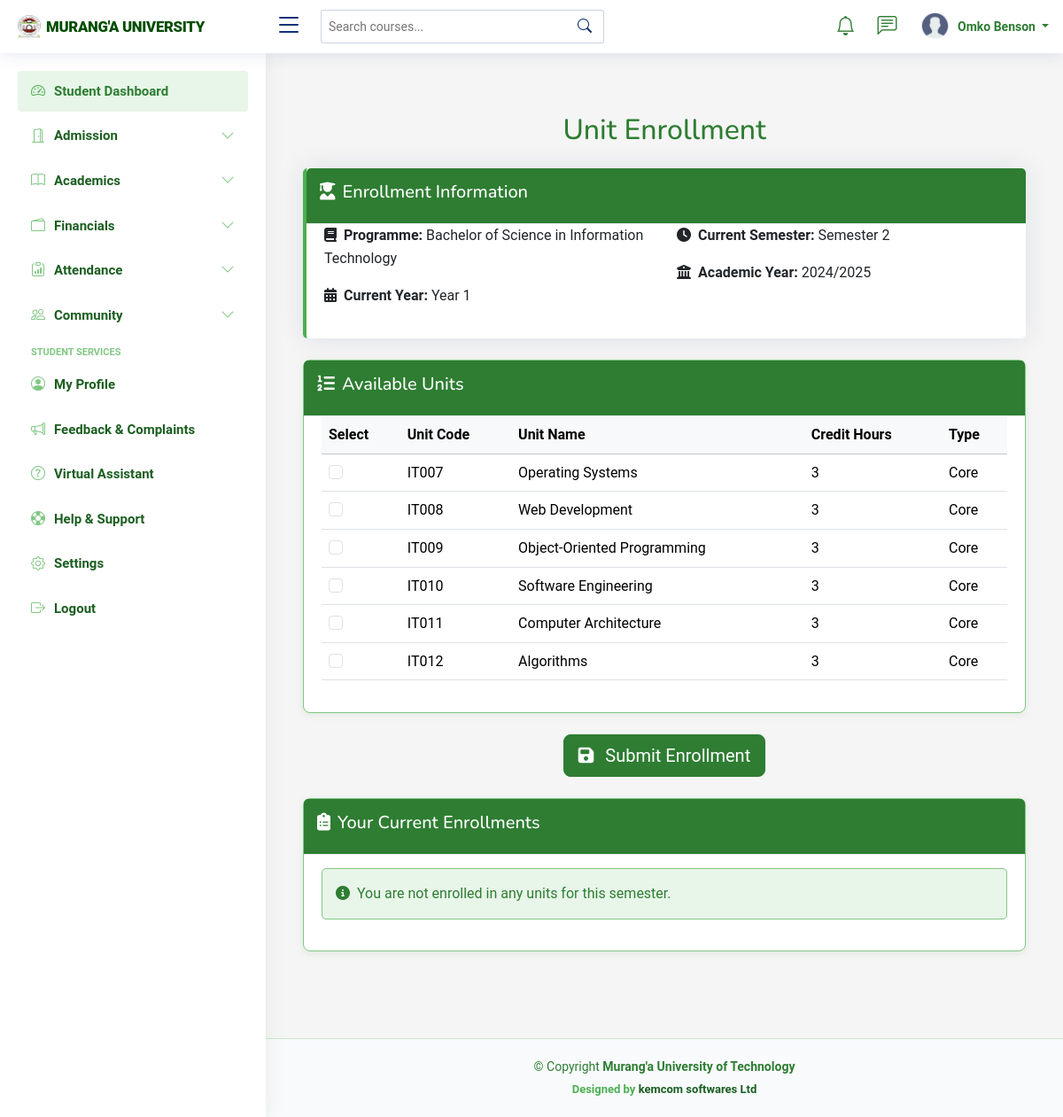
The page /enrollment/ (signed in) on the database its author committed.
### students_portal/models.py (models this page shows, shortened)
class User(AbstractUser):
    USER_TYPES = (
        ('student', 'Student'),
        ('lecturer', 'Lecturer'),
        ('admin', 'Administrator'),
        ('staff', 'Administrative Staff'),
        ('finance', 'Finance Officer'),
    )
    user_type = models.CharField(max_length=20, choices=USER_TYPES)
    is_verified = models.BooleanField(default=False)
    status = models.CharField(max_length=20, choices=[
        ('active', 'Active'),
        ('inactive', 'Inactive'),
        ('suspended', 'Suspended'),
    ], default='active')
    phone_number = models.CharField(max_length=15, blank=True, null=True)
    last_password_change = models.DateTimeField(default=timezone.now)
    password_reset_token = models.CharField(max_length=100, blank=True, null=True)
    password_reset_token_expiry = models.DateTimeField(blank=True, null=True)
    created_at = models.DateTimeField(auto_now_add=True)
    updated_at = models.DateTimeField(auto_now=True)

class Student(models.Model):
    registration_number = models.CharField(max_length=20, unique=True)
    first_name = models.CharField(max_length=100)
    last_name = models.CharField(max_length=100)
    middle_name = models.CharField(max_length=100, blank=True, null=True)
    id_number = models.CharField(max_length=20, blank=True, null=True)
    profile_picture = models.ImageField(upload_to='lecturer_profiles/', blank=True, null=True)
    programme = models.ForeignKey(Programme, on_delete=models.CASCADE, related_name='students')
    current_year = models.IntegerField()
    current_semester = models.IntegerField()
    date_of_admission = models.DateField()
    expected_graduation_date = models.DateField(blank=True, null=True)
    date_of_birth = models.DateField(blank=True, null=True)
    gender = models.CharField(max_length=10, choices=[
        ('M', 'Male'),
        ('F', 'Female'),
        ('O', 'Other')
    ], blank=True, null=True)
    email = models.EmailField(blank=True, null=True)
    phone_number = models.CharField(max_length=15, blank=True, null=True)
    religion = models.CharField(max_length=50, blank=True, null=True)
    county = models.CharField(max_length=50, blank=True, null=True)
    town = models.CharField(max_length=50, blank=True, null=True)
    postal_address = models.CharField(max_length=100, blank=True, null=True)
    postal_code = models.CharField(max_length=10, blank=True, null=True)
    parent_name = models.CharField(max_length=100, blank=True, null=True)
    parent_phone = models.CharField(max_length=15, blank=True, null=True)
    emergency_contact_name = models.CharField(max_length=100, blank=True, null=True)
    emergency_contact_relationship = models.CharField(max_length=50, blank=True, null=True)
    emergency_contact_phone = models.CharField(max_length=15, blank=True, null=True)
    is_active = models.BooleanField(default=True)
    status = models.CharField(max_length=20, choices=[
        ('active', 'Active'),
        ('inactive', 'Inactive'),
        ('graduated', 'Graduated'),
        ('deferred', 'Deferred'),
        ('suspended', 'Suspended'),
        ('transferred', 'Transferred'),
        ('withdrawn', 'Withdrawn')
    ], default='active')
    entry_mode = models.CharField(max_length=20, choices=[
        ('government_sponsored', 'Government-Sponsored'),
        ('self_sponsored', 'Self-Sponsored'),
        ('parallel', 'Parallel'),
        ('exchange', 'Exchange'),
        ('transfer', 'Transfer')
    ], default='government_sponsored')
    scholarship_info = models.TextField(blank=True, null=True)
    created_at = models.DateTimeField(auto_now_add=True)
    updated_at = models.DateTimeField(auto_now=True)

class Programme(models.Model):
    name = models.CharField(max_length=200)
    code = models.CharField(max_length=20, unique=True)
    department = models.ForeignKey(Department, on_delete=models.CASCADE, related_name='programmes')
    duration_years = models.IntegerField()
    semesters_per_year = models.IntegerField(default=2)
    description = models.TextField(blank=True, null=True)

class Semester(models.Model):
    academic_year = models.ForeignKey(AcademicYear, on_delete=models.CASCADE, related_name='semesters')
    name = models.CharField(max_length=50)
    number = models.IntegerField()  # 1, 2, or 3 depending on programme
    start_date = models.DateField()
    end_date = models.DateField()
    is_current = models.BooleanField(default=False)
    is_special = models.BooleanField(default=False)
    current_week = models.PositiveSmallIntegerField(
        default=1,
    )
    class Meta:
        unique_together = ('academic_year', 'number')

class AcademicYear(models.Model):
    name = models.CharField(max_length=50)
    start_date = models.DateField()
    end_date = models.DateField()
    is_current = models.BooleanField(default=False)

class ProgrammeUnit(models.Model):
    programme = models.ForeignKey(Programme, on_delete=models.CASCADE, related_name='programme_units')
    unit = models.ForeignKey(Unit, on_delete=models.CASCADE, related_name='programme_units')
    year_of_study = models.IntegerField()
    semester = models.IntegerField()
    class Meta:
        unique_together = ('programme', 'unit', 'year_of_study', 'semester')

class Unit(models.Model):
    name = models.CharField(max_length=200)
    code = models.CharField(max_length=20, unique=True)
    description = models.TextField(blank=True, null=True)
    credit_hours = models.IntegerField(default=3)
    is_core = models.BooleanField(default=True)

### students_portal/views.py (the view, shortened to what this page needs)
# urls.py: path('enrollment/', views.unit_enrollment, name='unit_enrollment'),
@login_required
def unit_enrollment(request):
    try:
        student = Student.objects.get(registration_number=request.user.username)
    except Student.DoesNotExist:
        messages.error(request, "Student record not found")
        return redirect('student_dashboard')
    current_semester = Semester.objects.filter(is_current=True).first()
    if not current_semester:
        messages.error(request, "No active semester found for enrollment")
        return redirect('student_dashboard')
    available_units = ProgrammeUnit.objects.filter(
        programme=student.programme,
        year_of_study=student.current_year,
        semester=student.current_semester
    ).select_related('unit')
    enrolled_units = StudentEnrollment.objects.filter(
        student=student,
        semester=current_semester
    ).values_list('programme_unit_id', flat=True)
    current_enrollments = StudentEnrollment.objects.filter(
        student=student,
        semester=current_semester
    ).select_related('programme_unit__unit')
    context = {
        'student': student,
        'available_units': available_units,
        'enrolled_units': enrolled_units,
        'current_semester': current_semester,
        'current_enrollments': current_enrollments,  # Add this to context
        'max_units': 6,  # You can set a maximum number of units per semester
    }
    return render(request, 'enrollment/unit_enrollment.html', context)

### templates/enrollment/unit_enrollment.html (shortened to what this page needs)
{% extends 'base/base.html' %}
{% load static %}
{% block content %}
<div class="container py-5">
    <h2 class="mb-4 text-center" style="color: var(--muranga-primary);">Unit Enrollment</h2>
    <div class="card mb-4 student-info-card">
        <div class="card-header text-white">
            <h5><i class="fas fa-user-graduate me-2"></i>Enrollment Information</h5>
        </div>
        <div class="card-body">
            <div class="row">
                <div class="col-md-6">
                    <p><strong><i class="fas fa-book me-2"></i>Programme:</strong> {{ student.programme.name }}</p>
                    <p><strong><i class="fas fa-calendar-alt me-2"></i>Current Year:</strong> Year {{ student.current_year }}</p>
                </div>
                <div class="col-md-6">
                    <p><strong><i class="fas fa-clock me-2"></i>Current Semester:</strong> Semester {{ student.current_semester }}</p>
                    <p><strong><i class="fas fa-university me-2"></i>Academic Year:</strong> {{ current_semester.academic_year.name }}</p>
                </div>
            </div>
        </div>
    </div>
    <form method="post">
        <div class="card mb-4 enrollment-card">
            <div class="card-header text-white">
                <h5><i class="fas fa-list-ol me-2"></i>Available Units</h5>
            </div>
            <div class="card-body">
                {% if available_units %}
                    <div class="table-responsive">
                        <table class="table table-hover">
                            <thead class="table-light">
                                <tr>
                                    <th>Select</th>
                                    <th>Unit Code</th>
                                    <th>Unit Name</th>
                                    <th>Credit Hours</th>
                                    <th>Type</th>
                                </tr>
                            </thead>
                            <tbody>
                                {% for unit in available_units %}
                                    <tr class="{% if unit.id in enrolled_units %}table-success{% endif %}">
                                        <td>
                                            {% if unit.id not in enrolled_units %}
                                                <input type="checkbox" name="units" value="{{ unit.id }}"
                                                       id="unit_{{ unit.id }}" class="form-check-input">
                                            {% else %}
                                                <span class="enrollment-status"><i class="fas fa-check-circle"></i> Enrolled</span>
                                            {% endif %}
                                        </td>
                                        <td>{{ unit.unit.code }}</td>
                                        <td>{{ unit.unit.name }}</td>
                                        <td>{{ unit.unit.credit_hours }}</td>
                                        <td>{% if unit.unit.is_core %}Core{% else %}Elective{% endif %}</td>
                                    </tr>
                                {% endfor %}
                            </tbody>
                        </table>
                    </div>
                {% else %}
                    <div class="alert alert-info">
                        <i class="fas fa-info-circle me-2"></i>No units available for enrollment in your current year and semester.
                    </div>
                {% endif %}
            </div>
        </div>
        {% if available_units %}
            <div class="text-center mb-4">
                <button type="submit" class="btn btn-primary btn-lg action-btn">
                    <i class="fas fa-save me-2"></i> Submit Enrollment
                </button>
            </div>
        {% endif %}
    </form>
    <div class="card mt-4 enrollment-card">
        <div class="card-header text-white">
            <h5><i class="fas fa-clipboard-list me-2"></i>Your Current Enrollments</h5>
        </div>
        <div class="card-body">
            {% if current_enrollments %}
                <div class="table-responsive">
                    <table class="table">
                        <thead class="table-light">
                            <tr>
                                <th>Unit Code</th>
                                <th>Unit Name</th>
                                <th>Lecturer</th>
                                <th>Status</th>
                            </tr>
                        </thead>
                        <tbody>
                            {% for enrollment in current_enrollments %}
                                <tr>
                                    <td>{{ enrollment.programme_unit.unit.code }}</td>
                                    <td>{{ enrollment.programme_unit.unit.name }}</td>
                                    <td>
                                        {% with allocation=enrollment.programme_unit.unit_allocations.filter|first %}
                                            {% if allocation %}
                                                {{ allocation.lecturer.get_full_name }}
                                            {% else %}
                                                <span class="text-muted">Not assigned</span>
                                            {% endif %}
                                        {% endwith %}
                                    </td>
                                    <td>
                                        <button class="btn btn-sm btn-danger action-btn" disabled>
                                            <i class="fas fa-trash-alt me-1"></i> Drop Unit
                                        </button>
                                    </td>
                                </tr>
                            {% endfor %}
                        </tbody>
                    </table>
                </div>
            {% else %}
                <div class="alert alert-info">
                    <i class="fas fa-info-circle me-2"></i>You are not enrolled in any units for this semester.
                </div>
            {% endif %}
        </div>
    </div>
</div>
{% endblock %}

### templates/base/navbars/student_navbar.html (shortened to what this page needs)
{% load static %}
<header id="header" class="header fixed-top d-flex align-items-center">
  <div class="d-flex align-items-center justify-content-between">
    <a href="{% url 'student_dashboard' %}" class="logo d-flex align-items-center">
      <img src="{% static 'assets/img/logo.png'%}" alt="UniLink Logo">
      <span class="d-none d-lg-block" style="color: #004d00; font-weight: 800; text-transform: uppercase; font-size: 105%; letter-spacing: -0.3px; font-family: 'Roboto', sans-serif;">
        Murang'a University
      </span>
    </a>
    <i class="bi bi-list toggle-sidebar-btn"></i>
  </div>
  <div class="search-bar">
    <form class="search-form d-flex align-items-center" method="GET" action="#">
      <input type="text" name="q" placeholder="Search courses..." title="Enter search keyword">
      <button type="submit" title="Search"><i class="bi bi-search"></i></button>
    </form>
  </div>
  <nav class="header-nav ms-auto">
    <ul class="d-flex align-items-center">
      <li class="nav-item dropdown">
        <a class="nav-link nav-icon" href="#" data-bs-toggle="dropdown">
          <i class="bi bi-bell"></i>
        </a>
      </li>
      <li class="nav-item dropdown">
        <a class="nav-link nav-icon" href="#" data-bs-toggle="dropdown">
          <i class="bi bi-chat-left-text"></i>
        </a>
      </li>
      <li class="nav-item dropdown pe-3">
        <a class="nav-link nav-profile d-flex align-items-center pe-0" href="#" data-bs-toggle="dropdown">
          {% if request.user.student.profile_picture %}
            <img src="{{ request.user.student.profile_picture.url }}" alt="Profile" class="rounded-circle">
          {% else %}
            <img src="{% static 'assets/img/profile.png' %}" alt="Profile" class="rounded-circle">
          {% endif %}
          <span class="d-none d-md-block dropdown-toggle ps-2">
            {{ request.user.get_full_name|default:request.user.username }}
          </span>
        </a>
      </li>
    </ul>
  </nav>
</header>

### rows shown on the page
User: user.get_full_name "Omko Benson"
Student: programme.name "Bachelor of Science in Information Technology", current_year "1", current_semester "2"
Semester: academic_year.name "2024/2025"
ProgrammeUnit: unit.code "IT007", unit.name "Operating Systems", unit.credit_hours "3", shows "Core"
ProgrammeUnit: unit.code "IT008", unit.name "Web Development", unit.credit_hours "3", shows "Core"
ProgrammeUnit: unit.code "IT009", unit.name "Object-Oriented Programming", unit.credit_hours "3", shows "Core"
ProgrammeUnit: unit.code "IT010", unit.name "Software Engineering", unit.credit_hours "3", shows "Core"
ProgrammeUnit: unit.code "IT011", unit.name "Computer Architecture", unit.credit_hours "3", shows "Core"
ProgrammeUnit: unit.code "IT012", unit.name "Algorithms", unit.credit_hours "3", shows "Core"
